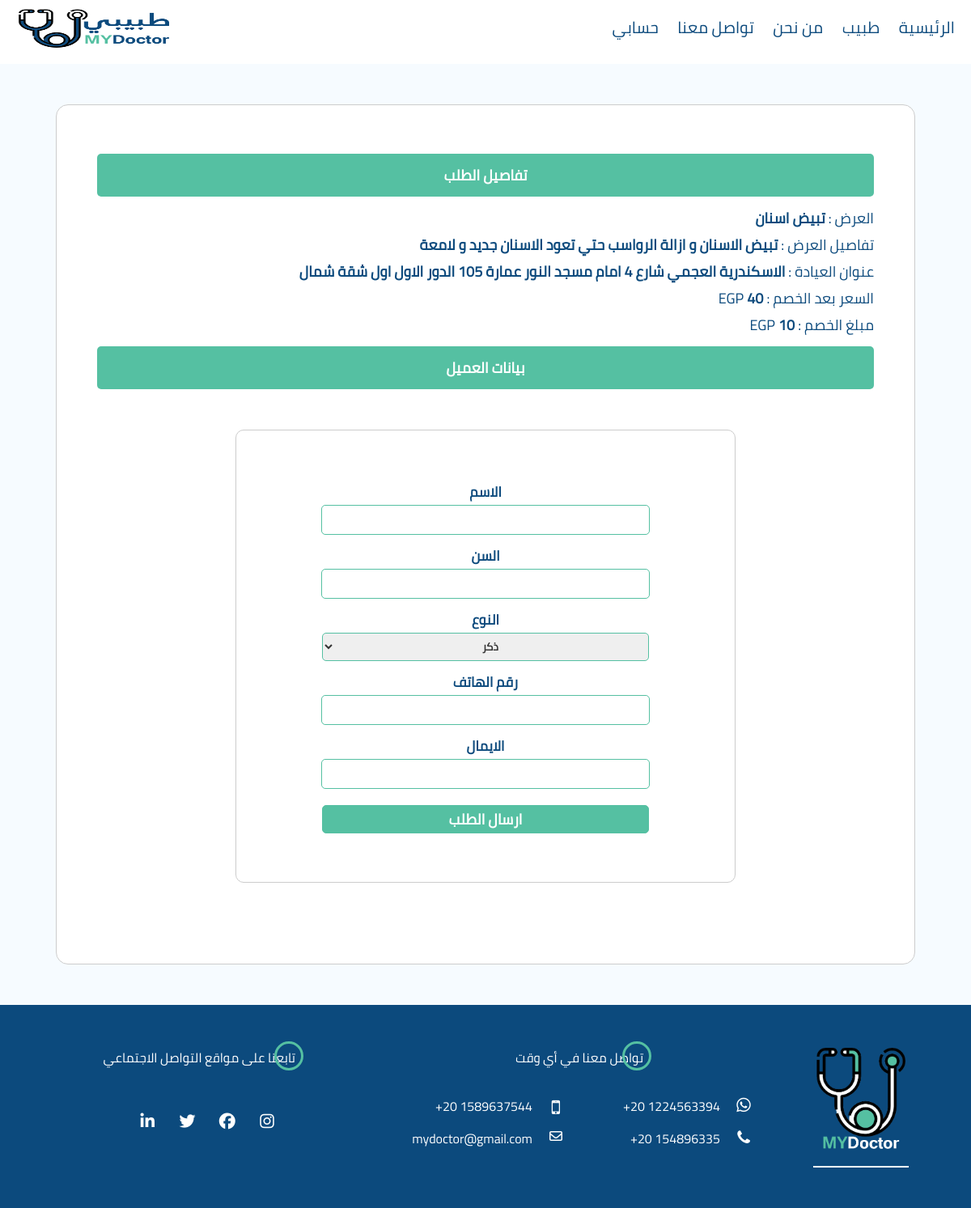
The page /compelete.php?id=1 on the database its author committed.
### tables this page shows
CREATE TABLE `offers` (
  `ID` int(10) NOT NULL,
  `OffName` varchar(200) NOT NULL,
  `OffOPrice` varchar(10) NOT NULL,
  `OffNPrice` varchar(10) NOT NULL,
  `GeoLocation` varchar(100) NOT NULL,
  `OffClinicAddress` text NOT NULL,
  `OffDetails` text NOT NULL,
  `OffAvaliable` varchar(5) NOT NULL,
  `OffImageSrc` text NOT NULL
);

### compelete.php (the view, shortened to what this page needs)
<?php
require_once 'config.php';
@$id = $_REQUEST['id'];
$sqlGO = "SELECT * FROM offers WHERE ID = '$id'";
$resultGO = mysqli_query($conn, $sqlGO);
$rowGO = $resultGO->fetch_assoc();
?>
<!DOCTYPE html>
<html lang="en">
<head>
  <link rel="stylesheet" href="css/order.css">
</head>
<body>
  <?php include 'nav.php'; ?>
  <div class="com-cont">
    <p class="sec">تفاصيل الطلب</p>
    <div class="order-info">
      <p class="name">العرض : <span><?php echo $rowGO['OffName']; ?></span></p>
      <p class="details">تفاصيل العرض : <span><?php echo $rowGO['OffDetails']; ?></span></p>
      <p class="address">عنوان العيادة : <span><?php echo $rowGO['OffClinicAddress']; ?></span></p>
      <p class="price"> السعر بعد الخصم : EGP <span><?php echo $rowGO['OffNPrice']; ?></span></p>
      <p class="discount">مبلغ الخصم : EGP <span><?php echo (int)$rowGO['OffOPrice'] - (int)$rowGO['OffNPrice']; ?></span></p>
    </div>
    <p class="sec">بيانات العميل</p>
    <div class="patient-info">
      <form action="<?php echo $_SERVER['PHP_SELF'] . '?id=' . $id; ?>" method="POST">
        <div class="input-feild">
          <label for="">الاسم</label>
          <input type="text" name="Name" value="<?php echo @$rowGUD['UserName']; ?>" required>
        </div>
        <div class="input-feild">
          <label for="">السن</label>
          <input type="text" name="Age" value="<?php echo @$rowGUD['UserAge']; ?>" required>
        </div>
        <div class="input-feild">
          <label for="Gender">النوع</label>
          <select name="Gender" id="Gender" required>
            <?php
            if (isset($_SESSION['UserEmail'])) {
              if (@$rowGUD['UserGender'] == 'male') {
                echo '
                  <option value="Male" selected>ذكر</option>
                  ';
              } else {
                echo '
                  <option value="Female" selected>انثي</option>
                ';
              }
            } else {
              echo '
                  <option value="Male">ذكر</option>
                  <option value="Female">انثي</option>
                  ';
            }
            ?>
          </select>
        </div>
        <div class="input-feild">
          <label for="phone">رقم الهاتف</label>
          <input type="text" name="Phone" id="phone" value="<?php echo @$rowGUD['UserPhone']; ?>">
        </div>
        <div class="input-feild">
          <label for="email">الايمال</label>
          <input type="text" name="Email" id="email" value="<?php echo @$rowGUD['UserEmail']; ?>">
        </div>
        <div class="input-feild">
          <input type="submit" name="Submit" value="ارسال الطلب">
        </div>
      </form>
    </div>
  </div>
  <?php include 'footer.php'; ?>
</body>
</html>

### css/order.css (style rules this page uses)
body { background-color: #f6fbff; font-family: cairo,arial; color: #0c4a7d; }
.com-cont { background-color: #fff; width: 80%; margin: 50px auto; padding: 50px; border-radius: 15px; border: 1px solid #CCC; direction: rtl; }
.com-cont .order-info { text-align: right; font-size: 18px; }
.com-cont .order-info p { font-weight: normal; }
.com-cont .order-info p span { font-weight: bold; }
.patient-info { width: 60%; margin: 50px auto; padding: 50px 20px; text-align: center; border: 1px solid #CCC; border-radius: 10px; }
.patient-info form .input-feild { margin: 10px 0; }
.patient-info form { width: 100%; }
.patient-info form label { display: block; font-size: 17px; font-weight: bold; }
.patient-info form .input-feild input,select { width: 70%; height: 35px; outline: none; border-radius: 5px; border: 1px solid #55c0a2; font-weight: bold; color: #333; text-align: center; font-family: cairo,arial; }
.patient-info form .input-feild input[type="submit"] { font-size: 18px; font-weight: bold; font-family: cairo,arial; color: #fff; background-color: #55c0a2; margin-top: 10px; cursor: pointer; transition: all .3s; border: 1px solid #55c0a2; }
.sec { text-align: center; background-color: #55c0a2; color: #FFF; padding: 10px 0; font-weight: bold; font-size: 18px; margin: 10px 0; border-radius: 5px; }

### css/fixed.css (style rules this page uses)
* { padding: 0; margin: 0; }

### rows shown on the page
offers: OffName "تبيض اسنان", OffDetails "تبيض الاسنان و ازالة الرواسب حتي تعود الاسنان جديد و لامعة", OffClinicAddress "الاسكندرية العجمي شارع 4 امام مسجد النور عمارة 105 الدور الاول اول شقة شمال", OffNPrice "40", (int)$rowGO['OffOPrice'] - (int)$rowGO['OffNPrice'] "10"
